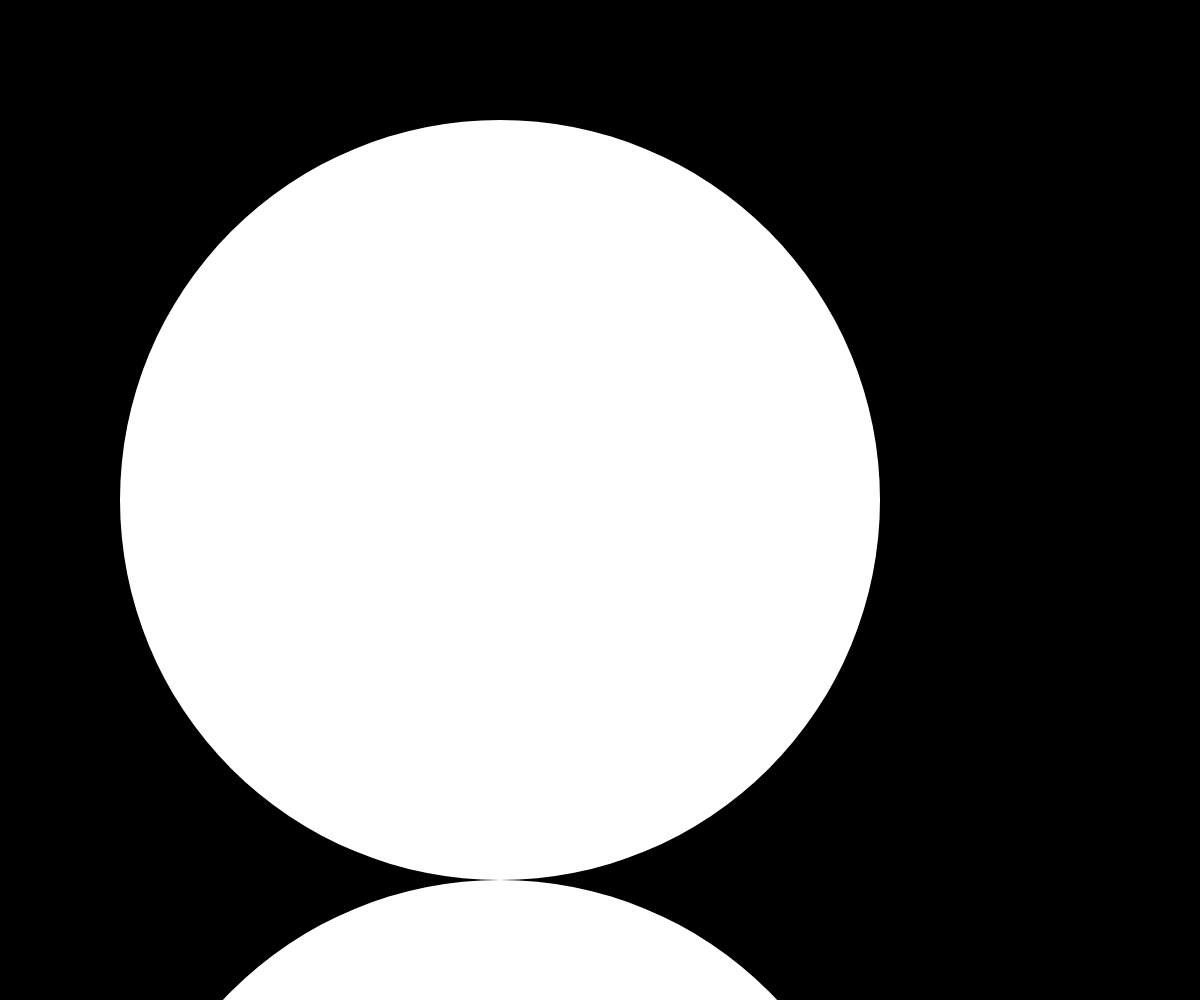
Frame 1 (no input)
Frame 60 (no input): identical to frame 1, image omitted
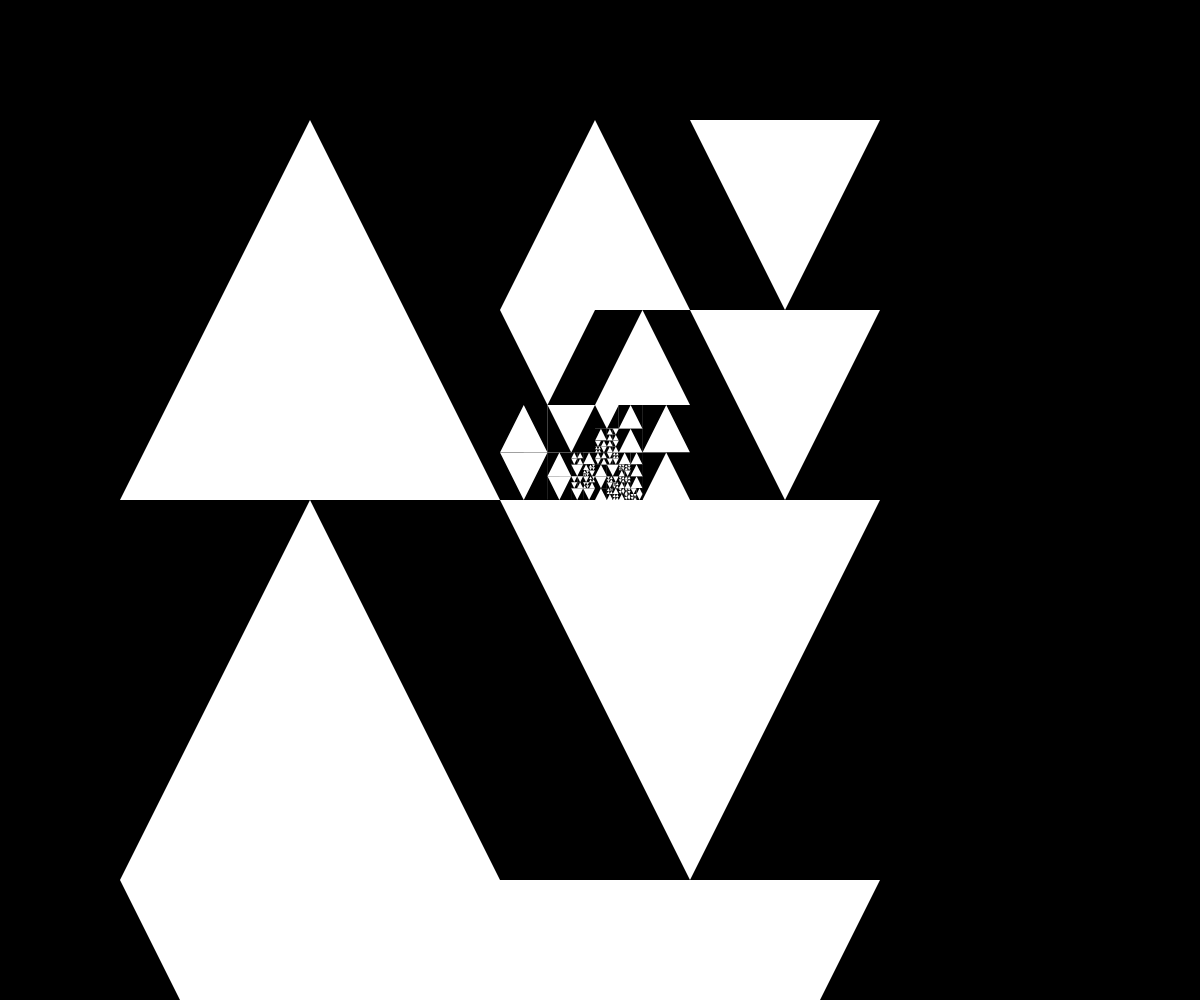
Frame 120 (the mouse pressed at the canvas centre since frame 60)

The p5.js sketch that drew these frames (run headless with seeded random() and noise() and a simulated clock; from frame 60 on, the mouse is pressed at the canvas centre):

// p5.js sketch
// ── sketch.js
var blocos = []
var modo = 0

function setup() {
  createCanvas(windowWidth, windowHeight)
  background(0)
  noStroke()
  inicia()
  mouseX = width/2
  mouseY = height/2
}

function draw(){
  mouseX += random([-5, 5])
  mouseY += random([-5, 5])
  mouseX = constrain(mouseX, 0, width)
  mouseY = constrain(mouseY, 0, height)
  mouseMoved()
}

function inicia(){
  blocos = []

  var borda = 120
  var tamanho = min(width, height) - borda*2
  desenhaBloco(borda, borda, tamanho)
  desenhaBloco(borda, tamanho+borda, tamanho)
}

function desenhaBloco(x, y, tamanho) {
  blocos.push(createVector(x, y, tamanho))

  fill(0)
  rect(x, y, tamanho, tamanho)
  textSize(tamanho)

  fill(255)
  push()
  translate(x, y)

  if(modo == 0){
    //circulos
    circle(tamanho/2, tamanho/2, tamanho)
  }else if(modo == 1){
    //triangulos
    if(random()<0.5) {
      triangle(tamanho/2, 0, tamanho, tamanho, 0, tamanho)
    } else {
      triangle(0, 0, tamanho, 0, tamanho / 2, tamanho)
		}
  } else if(modo == 2) {
		//folhas
		rect(0, 0, tamanho, tamanho, tamanho/2, 0, tamanho/2, 0)
	} else if(modo == 3){
		//barras
		if(random()<0.5) {
			rect(0, 0, tamanho / 2, tamanho)
		} else {
			rect(0, 0, tamanho, tamanho / 2)
		}
  }
  pop()
}

function mouseMoved(){
  blocos.every((bloco, indice, lista) => {
    var tamanho = bloco.z
    if(
      mouseX > bloco.x &&
      mouseX < bloco.x + tamanho &&
      mouseY > bloco.y &&
      mouseY < bloco.y + tamanho
    ) {
      lista.splice(indice, 1)
      tamanho /= 2
      desenhaBloco(bloco.x, bloco.y, tamanho)
      desenhaBloco(bloco.x + tamanho, bloco.y, tamanho)
      desenhaBloco(bloco.x, bloco.y + tamanho, tamanho)
      desenhaBloco(bloco.x + tamanho, bloco.y + tamanho, tamanho)
      return false
    }
    return true
    })
}

function mousePressed() {
  modo++
  if(modo > 3) modo = 0
  inicia()
}
